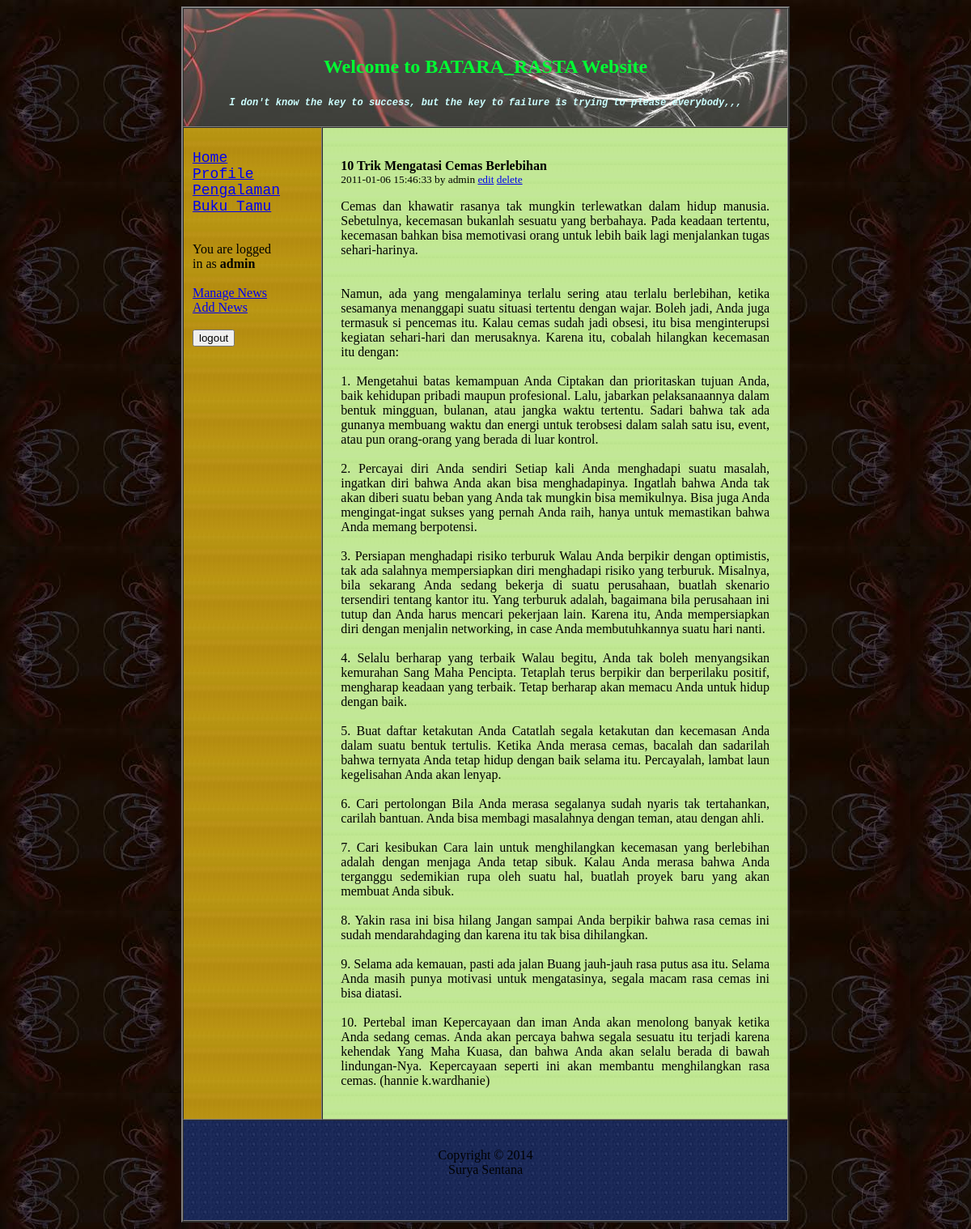
The page /viewnews.php?id=11 (signed in) on the database its author committed.
### tables this page shows
CREATE TABLE IF NOT EXISTS `news` (
  `id` int(3) NOT NULL AUTO_INCREMENT,
  `title` text NOT NULL,
  `body` text NOT NULL,
  `created` varchar(20) NOT NULL,
  `writer` varchar(20) NOT NULL,
  PRIMARY KEY (`id`)
);

### viewnews.php (the view, shortened to what this page needs)
  <?php include("header.php"); ?>
</tr>
  <tr>
    <td width="171" height="332" valign="top" bordercolor="#000000" background="images/bg1.JPG">
	<?php include("nav.php"); ?>
<td width="581" valign="top" border="2" background="images/bg3.JPG" bgcolor="#FF0066">
<table align="center" cellpadding="20">
<tr><td>
		<?php
		$id = $_GET['id'];
		$query=mysql_query("SELECT * FROM news WHERE id=$id");
		while ($record=mysql_fetch_array($query)){
			echo "<p><b id=\"title\">".$record['title']."</b>";
			echo "<br /><small>".$record['created']." by ".$record['writer']."</small>";
			if (isset($_SESSION['username']) and ($_SESSION['username']==$record['writer'] or $_SESSION['level']=="admin")){
				echo "<small> <a href=\"editnews.php?id=".$record['id']."\">edit</a> <a href=\"deletenews.php?id=".$record['id']."\" onclick=\"return confirm('Delete ?')\">delete</a></small>";
			}
			echo $record['body']."</p>";
		}
		?>
		</td>
</tr>
</table>
</tr>
<?php include("footer.php"); ?>

### header.php (style rules this page uses)
body { background-image: url(images/bg.png); }

### rows shown on the page
news: title "10 Trik Mengatasi Cemas Berlebihan", created "2011-01-06 15:46:33", writer "admin", body "Cemas dan khawatir rasanya tak mungkin terlewatkan dalam hidup manusia. Sebetulnya, kecemasan bukanlah sesuatu yang berbahaya. Pada keadaan tertentu, kecemasan bahkan bisa memotivasi orang untuk lebih baik lagi menjalankan tugas sehari-harinya. Namun, ada yang mengalaminya terlalu sering atau terlalu berlebihan, ketika sesamanya menanggapi suatu situasi tertentu dengan wajar. Boleh jadi, Anda juga termasuk si pencemas itu. Kalau cemas sudah jadi obsesi, itu bisa menginterupsi kegiatan sehari-hari dan merusaknya. Karena itu, cobalah hilangkan kecemasan itu dengan: 1. Mengetahui batas kemampuan Anda Ciptakan dan prioritaskan tujuan Anda, baik kehidupan pribadi maupun profesional. Lalu,…"

### other values the page prints
$_SESSION['username'] "admin"
